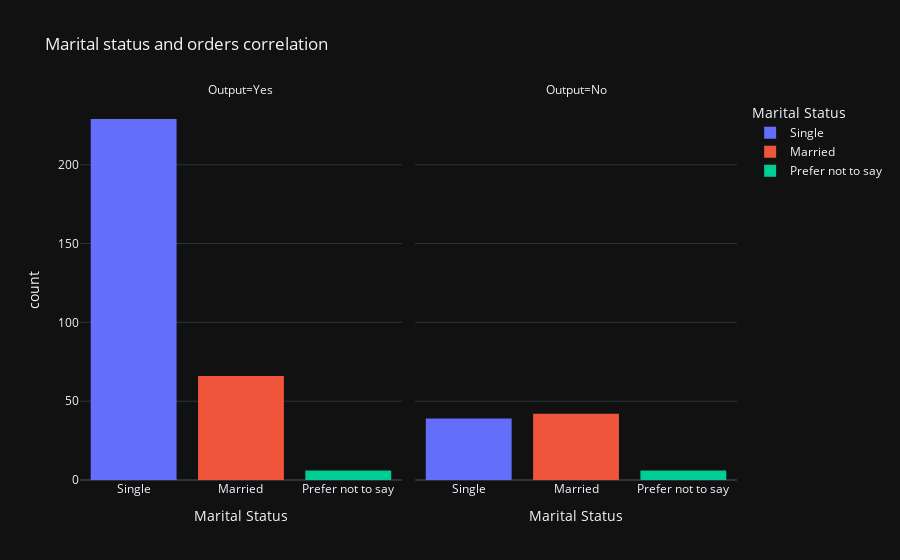

The code cell stored with this chart in its notebook:
### Code cell
#3. Marital status and orders correlation:

px.histogram(df,x="Marital Status",color="Marital Status",title="Marital status and orders correlation",
             template="plotly_dark", facet_col="Output")

### Figure 1 — Plotly figure (JSON) as saved in the notebook; plotly's stock layout.template omitted (floating-point values rounded to 4 significant figures; data arrays with more than 128 entries replaced by an {"elided": "..."} marker saying what was removed)
{"data": [{"alignmentgroup": "True", "bingroup": "x", "hovertemplate": "Marital Status=%{x}<br>Output=Yes<br>count=%{y}<extra></extra>", "legendgroup": "Single", "marker": {"color": "#636efa", "pattern": {"shape": ""}}, "name": "Single", "offsetgroup": "Single", "orientation": "v", "showlegend": true, "type": "histogram", "x": {"elided": "229 str values"}, "xaxis": "x", "yaxis": "y"}, {"alignmentgroup": "True", "bingroup": "x", "hovertemplate": "Marital Status=%{x}<br>Output=No<br>count=%{y}<extra></extra>", "legendgroup": "Single", "marker": {"color": "#636efa", "pattern": {"shape": ""}}, "name": "Single", "offsetgroup": "Single", "orientation": "v", "showlegend": false, "type": "histogram", "x": ["Single", "Single", "Single", "Single", "Single", "Single", "Single", "Single", "Single", "Single", "Single", "Single", "Single", "Single", "Single", "Single", "Single", "Single", "Single", "Single", "Single", "Single", "Single", "Single", "Single", "Single", "Single", "Single", "Single", "Single", "Single", "Single", "Single", "Single", "Single", "Single", "Single", "Single", "Single"], "xaxis": "x2", "yaxis": "y2"}, {"alignmentgroup": "True", "bingroup": "x", "hovertemplate": "Marital Status=%{x}<br>Output=Yes<br>count=%{y}<extra></extra>", "legendgroup": "Married", "marker": {"color": "#EF553B", "pattern": {"shape": ""}}, "name": "Married", "offsetgroup": "Married", "orientation": "v", "showlegend": true, "type": "histogram", "x": ["Married", "Married", "Married", "Married", "Married", "Married", "Married", "Married", "Married", "Married", "Married", "Married", "Married", "Married", "Married", "Married", "Married", "Married", "Married", "Married", "Married", "Married", "Married", "Married", "Married", "Married", "Married", "Married", "Married", "Married", "Married", "Married", "Married", "Married", "Married", "Married", "Married", "Married", "Married", "Married", "Married", "Married", "Married", "Married", "Married", "Married", "Married", "Married", "Married", "Married", "Married", "Married", "Married", "Married", "Married", "Married", "Married", "Married", "Married", "Married", "Married", "Married", "Married", "Married", "Married", "Married"], "xaxis": "x", "yaxis": "y"}, {"alignmentgroup": "True", "bingroup": "x", "hovertemplate": "Marital Status=%{x}<br>Output=No<br>count=%{y}<extra></extra>", "legendgroup": "Married", "marker": {"color": "#EF553B", "pattern": {"shape": ""}}, "name": "Married", "offsetgroup": "Married", "orientation": "v", "showlegend": false, "type": "histogram", "x": ["Married", "Married", "Married", "Married", "Married", "Married", "Married", "Married", "Married", "Married", "Married", "Married", "Married", "Married", "Married", "Married", "Married", "Married", "Married", "Married", "Married", "Married", "Married", "Married", "Married", "Married", "Married", "Married", "Married", "Married", "Married", "Married", "Married", "Married", "Married", "Married", "Married", "Married", "Married", "Married", "Married", "Married"], "xaxis": "x2", "yaxis": "y2"}, {"alignmentgroup": "True", "bingroup": "x", "hovertemplate": "Marital Status=%{x}<br>Output=Yes<br>count=%{y}<extra></extra>", "legendgroup": "Prefer not to say", "marker": {"color": "#00cc96", "pattern": {"shape": ""}}, "name": "Prefer not to say", "offsetgroup": "Prefer not to say", "orientation": "v", "showlegend": true, "type": "histogram", "x": ["Prefer not to say", "Prefer not to say", "Prefer not to say", "Prefer not to say", "Prefer not to say", "Prefer not to say"], "xaxis": "x", "yaxis": "y"}, {"alignmentgroup": "True", "bingroup": "x", "hovertemplate": "Marital Status=%{x}<br>Output=No<br>count=%{y}<extra></extra>", "legendgroup": "Prefer not to say", "marker": {"color": "#00cc96", "pattern": {"shape": ""}}, "name": "Prefer not to say", "offsetgroup": "Prefer not to say", "orientation": "v", "showlegend": false, "type": "histogram", "x": ["Prefer not to say", "Prefer not to say", "Prefer not to say", "Prefer not to say", "Prefer not to say", "Prefer not to say"], "xaxis": "x2", "yaxis": "y2"}], "layout": {"annotations": [{"font": {}, "showarrow": false, "text": "Output=Yes", "x": 0.245, "xanchor": "center", "xref": "paper", "y": 1, "yanchor": "bottom", "yref": "paper"}, {"font": {}, "showarrow": false, "text": "Output=No", "x": 0.755, "xanchor": "center", "xref": "paper", "y": 1, "yanchor": "bottom", "yref": "paper"}], "barmode": "relative", "legend": {"title": {"text": "Marital Status"}, "tracegroupgap": 0}, "title": {"text": "Marital status and orders correlation"}, "xaxis": {"anchor": "y", "categoryarray": ["Single", "Married", "Prefer not to say"], "categoryorder": "array", "domain": [0, 0.49], "title": {"text": "Marital Status"}}, "xaxis2": {"anchor": "y2", "categoryarray": ["Single", "Married", "Prefer not to say"], "categoryorder": "array", "domain": [0.51, 1], "matches": "x", "title": {"text": "Marital Status"}}, "yaxis": {"anchor": "x", "domain": [0, 1], "title": {"text": "count"}}, "yaxis2": {"anchor": "x2", "domain": [0, 1], "matches": "y", "showticklabels": false}}}
